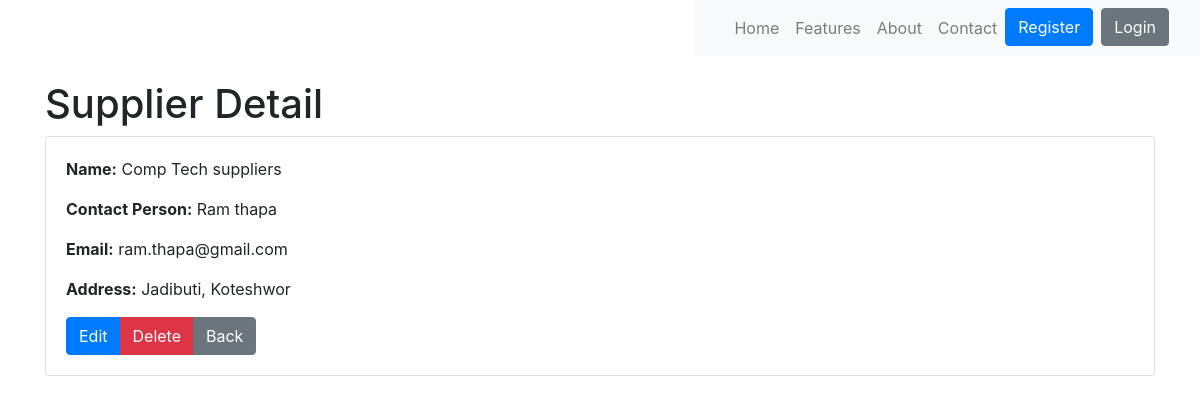
The page /suppliers/1/ on the database its author committed.
### p2p_app/models.py (models this page shows, shortened)
class Supplier(models.Model):
    name = models.CharField(max_length=100)
    contact_person = models.CharField(max_length=100)
    email = models.EmailField()
    phone_number = models.CharField(max_length=15)
    address = models.TextField()
    created_at = models.DateTimeField(auto_now_add=True)
    updated_at = models.DateTimeField(auto_now=True)

### p2p_app/views.py (the view)
# urls.py: path('suppliers/<int:pk>/', views.supplier_detail, name='supplier_detail'),
def supplier_detail(request, pk):
    supplier = get_object_or_404(Supplier, pk=pk)
    return render(request, 'supplier/supplier_detail.html', {'supplier': supplier})

### p2p_app/templates/supplier/supplier_detail.html (shortened to what this page needs)
<!DOCTYPE html>
<html>
<head>
    <link rel="stylesheet" href="https://stackpath.bootstrapcdn.com/bootstrap/4.5.2/css/bootstrap.min.css">
</head>
<body>
    <div class="nav-1">{% include 'navbar.html' %}</div>
    <div class="container mt-4">
        <h1>Supplier Detail</h1>
        <div class="card">
            <div class="card-body">
                <p class="card-text"><strong>Name:</strong> {{ supplier.name }}</p>
                <p class="card-text"><strong>Contact Person:</strong> {{ supplier.contact_person }}</p>
                <p class="card-text"><strong>Email:</strong> {{ supplier.email }}</p>
                <p class="card-text"><strong>Address:</strong> {{ supplier.address }}</p>
                <div class="btn-group" role="group" aria-label="Supplier Actions">
                    <a href="{% url 'edit_supplier' supplier.pk %}" class="btn btn-primary">Edit</a>
                    <a href="{% url 'delete_supplier' supplier.pk %}" class="btn btn-danger">Delete</a>
                    <a href="{% url 'supplier_list' %}" class="btn btn-secondary">Back</a>
                </div>
            </div>
        </div>
    </div>
</body>
</html>

### p2p_app/static/css/nav.css (style rules this page uses)
.nav-1 { display: flex; justify-content: flex-end; }

### rows shown on the page
Supplier: name "Comp Tech suppliers", contact_person "Ram thapa", email "ram.thapa@gmail.com", address "Jadibuti, Koteshwor"
